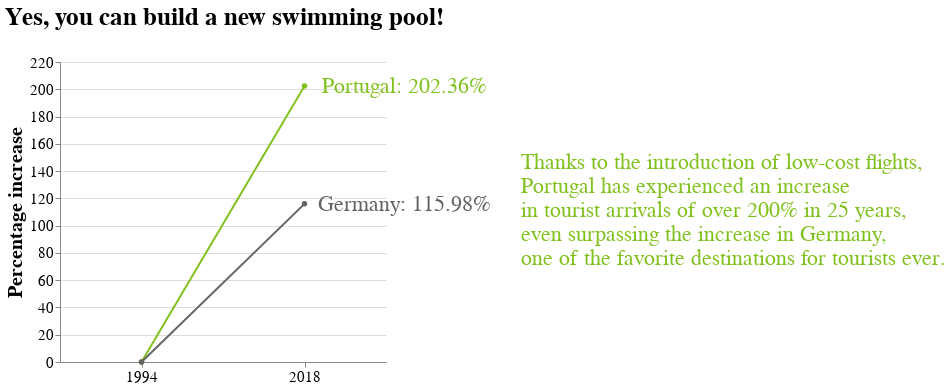

Notebook cell for this chart:
### Markdown cell above
# From Knowledge to wisdom

Add a call to action

### Code cell
total = total.properties(title='Yes, you can build a new swimming pool!'
)

configure_layout(total)

### Figure 1 — Vega-Lite specification as saved in the notebook (floating-point values rounded to 4 significant figures)
{"config": {"view": {"continuousWidth": 400, "continuousHeight": 300, "strokeWidth": 0}, "axis": {"labelFontSize": 15, "titleFontSize": 20}, "legend": {"labelFontSize": 15, "titleFontSize": 20}, "title": {"fontSize": 25, "offset": 25}}, "hconcat": [{"layer": [{"data": {"name": "data-236eaa17edc32616685e5080932817e8"}, "mark": {"type": "line", "point": {}}, "encoding": {"color": {"field": "Country", "scale": {"domain": ["PT", "DE"], "range": ["#80C11E", "#636466"]}, "type": "nominal"}, "x": {"axis": {"labelAngle": 0}, "field": "Date", "title": "", "type": "ordinal"}, "y": {"field": "Tourist Arrivals", "title": "Percentage increase", "type": "quantitative"}}, "width": 326.0}, {"data": {"name": "data-00583045a5f041becde1fdddded074ab"}, "mark": {"type": "text", "dx": 100, "fontSize": 22}, "encoding": {"color": {"field": "Country", "legend": null, "scale": {"domain": ["PT", "DE"], "range": ["#80C11E", "#636466"]}, "type": "nominal"}, "text": {"field": "Text", "type": "nominal"}, "x": {"field": "X", "type": "ordinal"}, "y": {"field": "Y", "type": "quantitative"}}}]}, {"data": {"name": "data-33f1cd907fa6a0d016ca0aabef82818c"}, "mark": {"type": "text", "align": "left", "fontSize": 22, "lineBreak": "\n", "y": 100}, "encoding": {"color": {"value": "#80C11E"}, "text": {"field": "text", "type": "nominal"}}}], "title": "Yes, you can build a new swimming pool!", "$schema": "https://vega.github.io/schema/vega-lite/v4.17.0.json", "datasets": {"data-236eaa17edc32616685e5080932817e8": [{"Date": 1994, "Country": "PT", "Tourist Arrivals": 0.0}, {"Date": 2018, "Country": "PT", "Tourist Arrivals": 202.4}, {"Date": 1994, "Country": "DE", "Tourist Arrivals": 0.0}, {"Date": 2018, "Country": "DE", "Tourist Arrivals": 116.0}], "data-00583045a5f041becde1fdddded074ab": [{"Text": "Portugal: 202.36%", "Y": 202.4, "X": 2018, "Country": "PT"}, {"Text": "Germany: 115.98%", "Y": 116.0, "X": 2018, "Country": "DE"}], "data-33f1cd907fa6a0d016ca0aabef82818c": [{"text": "Thanks to the introduction of low-cost flights, \nPortugal has experienced an increase \nin tourist arrivals of over 200% in 25 years, \neven surpassing the increase in Germany, \none of the favorite destinations for tourists ever."}]}}
